Frame 1 (no input): blank canvas, image omitted
Frame 60 (the mouse pressed at the canvas centre just before this capture): blank canvas, image omitted
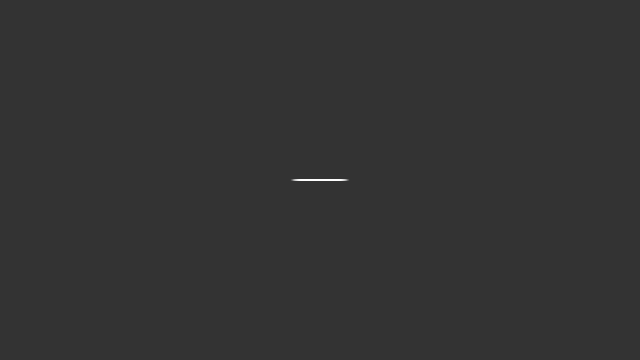
Frame 120 (the mouse held since frame 60 and released just before this capture)

The Processing sketch whose frames 1 and 60 were blank and that drew this single picture after the mouse press (run headless with seeded random() and noise(); from frame 60 on, the mouse is pressed at the canvas centre):

// Processing sketch: processing
// ── processing.pde
int num=60;
float mx[]=new float[num];
float my[]=new float[num];

void setup(){
	size(640,360);
	noStroke();
	fill(255,153);
}

void draw(){
	background(51);
	int which=frameCount%num;
	mx[which]=mouseX;
	my[which]=mouseY;

	for(int i=0;i<num;i++){
		int index=(which+1+i)%num;
		ellipse(mx[index],my[index],i,1);
	}
}
